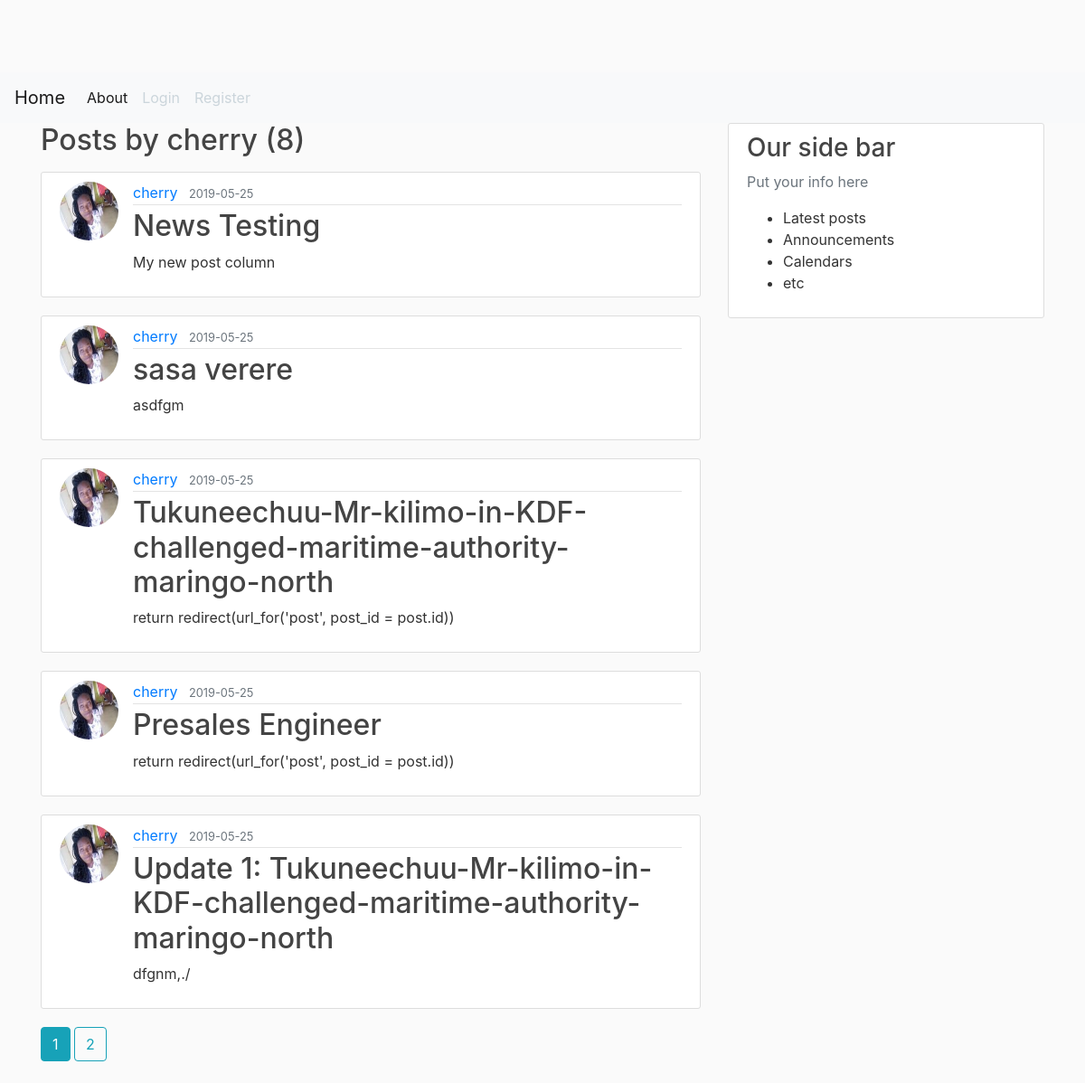
/user/cherry, run on the app's committed database.
### flaskblog/models.py (models this page shows, shortened)
class User(db.Model, UserMixin):
    id=db.Column(db.Integer, primary_key=True)
    username = db.Column(db.String(50), unique=True, nullable=False)
    email = db.Column(db.String(120), unique=True, nullable=False)
    image_file = db.Column(db.String(20), nullable=False, default='default.jpg')
    password = db.Column(db.String(60), nullable=False)
    posts= db.relationship('Post', backref='author', lazy=True)

class Post(db.Model):
    id=db.Column(db.Integer, primary_key=True)
    title = db.Column(db.String(100), nullable=False)
    date_posted = db.Column(db.DateTime, nullable=False, default=datetime.utcnow)
    content= db.Column(db.Text, nullable=False)
    user_id=db.Column(db.Integer, db.ForeignKey('user.id'), nullable=False)

### flaskblog/routes.py (the view)
@app.route("/user/<string:username>")
def user_posts(username):
    page = request.args.get('page', 1, type= int)
    user = User.query.filter_by(username=username).first_or_404()
    posts = Post.query.filter_by(author=user).order_by(Post.date_posted.desc()).paginate(page=page, per_page=5)
    return  render_template('user_posts.html', posts=posts, user = user)

### flaskblog/templates/user_posts.html
{% extends "layout.html" %}
{% block content %}
<h2 class="mb-3"> Posts by {{ user.username}} ({{ posts.total }})</h2>
    {% for post in posts.items %}
        <article class="media content-section">
            <img class="rounded-circle article-img" src="{{ url_for('static', filename='profpics/' + post.author.image_file ) }}" >
            <div class="well media-body">
                <div class="article-metadata">
                    <a class="mr-2" href="{{ url_for('user_posts', username=post.author.username) }}">{{ post.author.username }}</a>
                    <small class="text-muted">{{ post.date_posted.strftime('%Y-%m-%d') }}</small>
                </div>
                <h2 ><a class="article-title" href="{{ url_for('post', post_id= post.id) }}">{{ post.title }}</a></h2>
                <p class="article-content">{{ post.content }}</p>
            </div>
        </article>
    {% endfor %}
    {% for page_num in posts.iter_pages(left_edge=1, right_edge=1, left_current=1, right_current=2,) %}
        {% if page_num %}
            {% if posts.page ==page_num %}
                <a class="btn btn-info mb-4" href="{{ url_for('user_posts', username = user.username, page= page_num) }}">{{ page_num }}</a>
                {% else %}
                <a class="btn btn-outline-info mb-4" href="{{ url_for('user_posts', username = user.username, page= page_num) }}">{{ page_num }}</a>
            {% endif %}
        {% else %}
            ...
        {% endif %}
    {% endfor %}
{% endblock content %}

### flaskblog/static/main.css (style rules this page uses)
body { background: #fafafa; color: #333333; margin-top: 5rem; }
h1, h2, h3, h4, h5, h6 { color: #444444; }
.content-section { background: #ffffff; padding: 10px 20px; border: 1px solid #dddddd; border-radius: 3px; margin-bottom: 20px; }
.article-title { color: #444444; }
.article-content { white-space: pre-line; }
.article-img { height: 65px; width: 65px; margin-right: 16px; }
.article-metadata { padding-bottom: 1px; margin-bottom: 4px; border-bottom: 1px solid #e3e3e3 }

### data on the page
User: username "cherry"
Post: image_file (picture), author.username "cherry", date_posted "2019-05-25", title "News Testing", content "My new post column"
Post: image_file (picture), author.username "cherry", date_posted "2019-05-25", title "sasa verere", content "asdfgm"
Post: image_file (picture), author.username "cherry", date_posted "2019-05-25", title "Tukuneechuu-Mr-kilimo-in-KDF-challenged-maritime-authority-maringo-north", content "return redirect(url_for('post', post_id = post.id))"
Post: image_file (picture), author.username "cherry", date_posted "2019-05-25", title "Presales Engineer", content "return redirect(url_for('post', post_id = post.id))"
Post: image_file (picture), author.username "cherry", date_posted "2019-05-25", title "Update 1: Tukuneechuu-Mr-kilimo-in-KDF-challenged-maritime-authority-maringo-north", content "dfgnm,./"

### other printed values
{{ posts.total }} "8"
{{ page_num }} "1"
{{ page_num }} "2"
